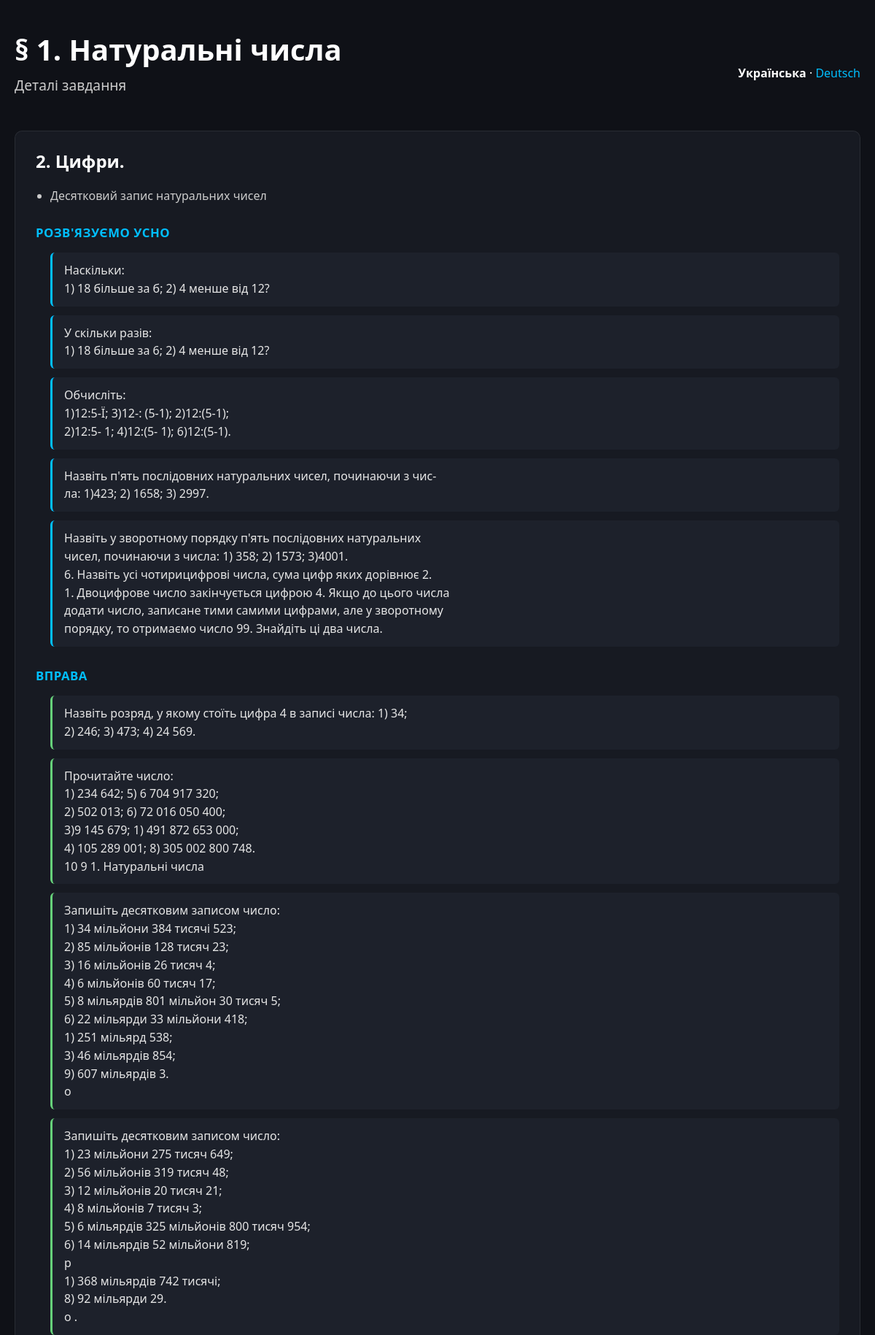
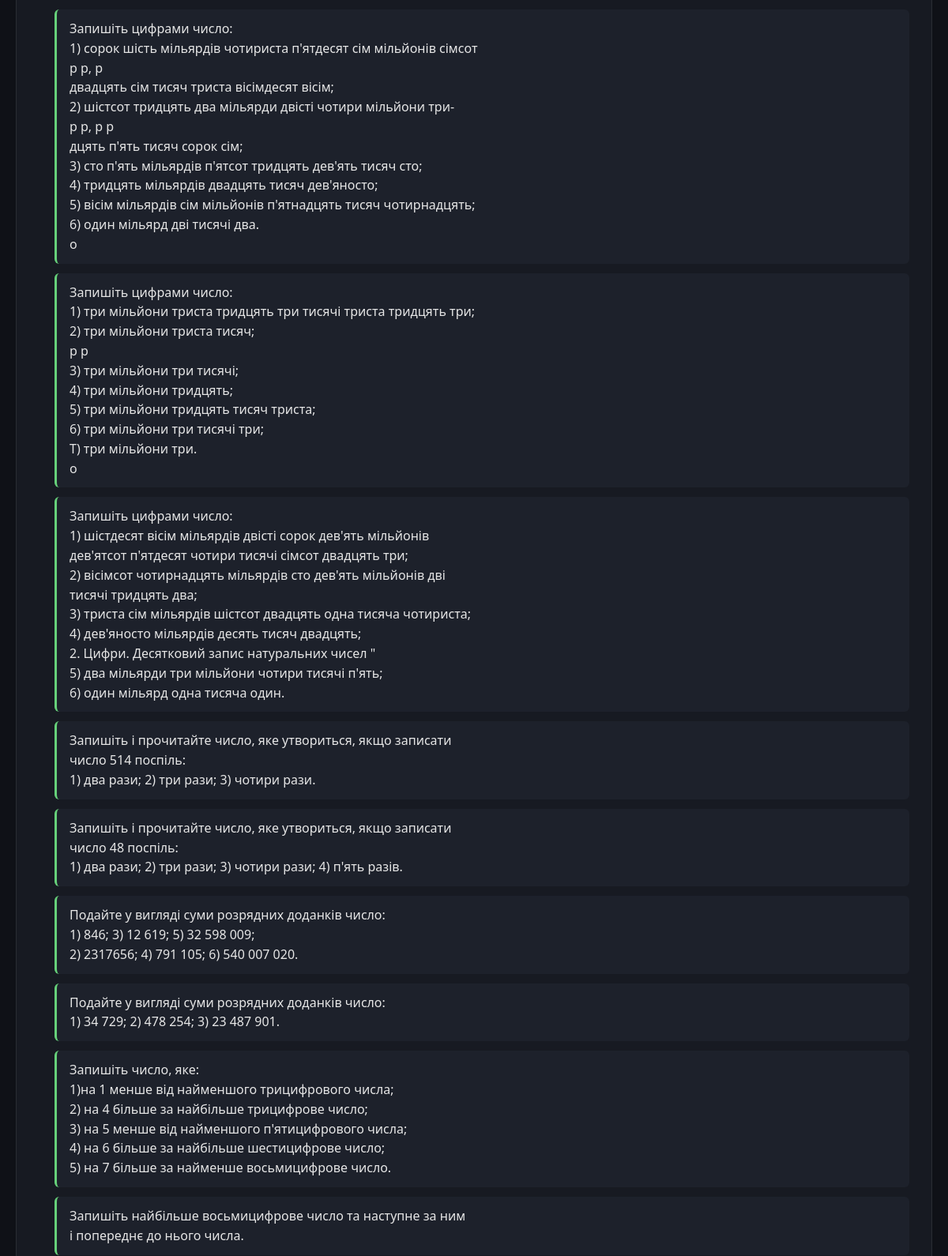
The page /items/118/ (upper part) on the database its author committed (2 pictures, top to bottom).
### education/models.py (models this page shows, shortened)
class Paragraph(models.Model):
    section = models.ForeignKey(Section, on_delete=models.CASCADE)
    number = models.IntegerField()
    name_uk = models.CharField(max_length=200)
    name_de = models.CharField(max_length=200, blank=True, null=True)
    map_x = models.IntegerField(null=True, blank=True)
    map_y = models.IntegerField(null=True, blank=True)
    def get_name(self, lang="uk"):
        return self.name_de if lang == "de" and self.name_de else self.name_uk

class ContentBlock(models.Model):
    BLOCK_TYPE_CHOICES = [
        ("theory", "Теорія"),
        ("self_check", "Самоперевірка (❓)"),
        ("oral_exercise", "Розв'язуємо усно"),
        ("exercise", "Вправа"),
        ("review_exercise", "Вправа для повторення"),
        ("wise_owl", "Задача від Мудрої Сови"),
        ("history_aside", "Коли зроблено уроки"),
    ]
    DIFFICULTY_CHOICES = [
        ("basic", "° початковий"),
        ("standard", "стандартний"),
        ("advanced", "·· високий"),
        ("olympiad", "* гурток/факультатив"),
    ]
    item = models.ForeignKey(Item, on_delete=models.CASCADE, related_name="content_blocks")
    block_type = models.CharField(max_length=20, choices=BLOCK_TYPE_CHOICES)
    order = models.PositiveIntegerField(default=0)
    text = models.TextField()
    difficulty = models.CharField(
        max_length=20, choices=DIFFICULTY_CHOICES, blank=True, null=True
    )
    image_path = models.CharField(max_length=255, blank=True, null=True)
    class Meta:
        ordering = ["item", "order"]

### education/views.py (the view)
# urls.py: path("items/<int:item_id>/", education_views.item_detail, name="item_detail"),
def item_detail(request, item_id):
    lang = _lang(request)
    item = get_object_or_404(Item, pk=item_id)
    paragraph = item.paragraph
    try:
        tp = TheoryPractice.objects.get(item=item)
    except TheoryPractice.DoesNotExist:
        tp = None
    blocks_by_type = {}
    for block in item.content_blocks.all():
        blocks_by_type.setdefault(block.block_type, []).append(block)
    context = _base_context(
        request,
        paragraph=paragraph.get_name(lang),
        paragraph_id=paragraph.id,
        section_id=paragraph.section_id,
        grade_id=paragraph.section.grade_id,
        item={
            "id": item.id,
            "number": item.number,
            "details": item.details_list(lang),
        },
        tp=tp,
        blocks_by_type=blocks_by_type,
        media_url=settings.MEDIA_URL,
        content={"items": "Деталі завдання", "back": "Назад"},
    )
    return render(request, "education/item_detail.html", context)

### education/models.py (called while the page is built)
    def details_list(self, lang='uk'):
        import re
        text = self.content_de if lang == 'de' and self.content_de else self.content
        if not text:
            return []
        text = text.strip()
        lines = [l.strip() for l in text.splitlines() if l.strip()]
        if len(lines) <= 1:
            parts = re.split(r'(?<=[\.\!\?])\s+', text)
            lines = [p.strip() for p in parts if p.strip()]
        return lines

### education/views.py (called while the page is built)
def load_map_data():
    json_path = Path(__file__).resolve().parent / "static" / "education" / "map_data_uk.json"
    if json_path.exists():
        with json_path.open(encoding="utf-8") as f:
            return json.load(f)
    return {"nodes": [], "links": []}

def _lang(request):
    return "de" if request.GET.get("lang") == "de" else "uk"

def _base_context(request, **extra):
    lang = _lang(request)
    context = {
        "lang": lang,
        "current_lang_label": "Українська" if lang == "uk" else "Deutsch",
        "other_lang_label": "Deutsch" if lang == "uk" else "Українська",
        "toggle_query": f"lang={'de' if lang == 'uk' else 'uk'}",
        "map_data": load_map_data(),
        "show_links": True,
    }
    context.update(extra)
    return context

### education/templates/education/item_detail.html (shortened to what this page needs)
<!DOCTYPE html>
<html lang="{{ lang }}">
<head>
    {% load static %}
    <link rel="stylesheet" href="{% static 'education/css/map_ui.css' %}">
</head>
<body>
<div class="page">
    <div class="header">
        <div>
            <h1 class="title">{{ paragraph }}</h1>
            <p class="lead">{{ content.items }}</p>
        </div>
        <div class="lang-switch">
            <strong>{{ current_lang_label }}</strong>
            <span>·</span>
            <a href="?{{ toggle_query }}">{{ other_lang_label }}</a>
        </div>
    </div>
    <div class="node item detail">
        <h2>{{ item.number }}. {{ item.details.0 }}</h2>
        {% if item.details|length > 1 %}
            <ul>
                {% for detail in item.details|slice:"1:" %}
                    <li>{{ detail }}</li>
                {% endfor %}
            </ul>
        {% endif %}
        {% for block_type, blocks in blocks_by_type.items %}
            <h3>{{ blocks.0.get_block_type_display }}</h3>
            <ul class="content-block-list">
                {% for block in blocks %}
                    <li class="content-block content-block--{{ block.block_type }}">
                        <div class="content-block-text">{{ block.text|linebreaksbr }}</div>
                    </li>
                {% endfor %}
            </ul>
        {% empty %}
            <p class="muted">Детальний контент (теорія, вправи) для цього пункту ще не імпортовано.</p>
        {% endfor %}
    </div>
</div>
</body>
</html>

### education/static/education/css/map_ui.css (style rules this page uses)
body { margin: 0; font-family: 'Segoe UI', sans-serif; background-color: #0f1117; color: #fff; }
.page { max-width: 1200px; margin: 0 auto; padding: 40px 20px; }
.header { display: flex; justify-content: space-between; align-items: center; margin-bottom: 30px; flex-wrap: wrap; }
.title { font-size: 2.5rem; margin: 0; color: #fff; }
.lead { margin-top: 8px; font-size: 1.2rem; color: #ccc; }
.lang-switch { font-size: 1rem; margin-top: 10px; }
.lang-switch a { color: #00bfff; text-decoration: none; }
.node.item.detail { background: #171a22; border: 1px solid rgba(255,255,255,0.08); border-radius: 10px; padding: 24px 28px; margin-bottom: 24px; }
.node.item.detail h2 { margin-top: 0; color: #fff; }
.node.item.detail h3 { margin-top: 28px; margin-bottom: 10px; color: #00bfff; font-size: 1.05rem; text-transform: uppercase; letter-spacing: 0.03em; }
.node.item.detail ul { padding-left: 20px; color: #ccc; }
.content-block-list { list-style: none; padding-left: 0; display: flex; flex-direction: column; gap: 12px; }
.content-block { background: #1d212b; border-left: 3px solid #444; border-radius: 6px; padding: 12px 16px; position: relative; }
.content-block-text { color: #e6e6e6; line-height: 1.55; white-space: pre-line; }
.content-block--oral_exercise { border-left-color: #00bfff; }
.content-block--exercise { border-left-color: #66d17a; }

### rows shown on the page
Paragraph: name_uk "§ 1. Натуральні числа"
ContentBlock: block_type "РОЗВ'ЯЗУЄМО УСНО", text "Наскільки: 1) 18 більше за б; 2) 4 менше від 12?"
ContentBlock: text "У скільки разів: 1) 18 більше за 6; 2) 4 менше від 12?"
ContentBlock: text "Обчисліть: 1)12:5-Ї; 3)12-: (5-1); 2)12:(5-1); 2)12:5- 1; 4)12:(5- 1); 6)12:(5-1)."
ContentBlock: text "Назвіть п'ять послідовних натуральних чисел, починаючи з чис- ла: 1)423; 2) 1658; 3) 2997."
ContentBlock: text "Назвіть у зворотному порядку п'ять послідовних натуральних чисел, починаючи з числа: 1) 358; 2) 1573; 3)4001. 6. Назвіть усі чотирицифрові числа, сума цифр яких дорівнює 2. 1. Двоцифрове число закінчується цифрою 4. Якщо до цього числа додати число, записане тими самими цифрами, але у зворотному порядку, то отримаємо число 99. Знайдіть ці два числа."
ContentBlock: block_type "ВПРАВА", text "Назвіть розряд, у якому стоїть цифра 4 в записі числа: 1) 34; 2) 246; 3) 473; 4) 24 569."
ContentBlock: text "Прочитайте число: 1) 234 642; 5) 6 704 917 320; 2) 502 013; 6) 72 016 050 400; 3)9 145 679; 1) 491 872 653 000; 4) 105 289 001; 8) 305 002 800 748. 10 9 1. Натуральні числа"
ContentBlock: text "Запишіть десятковим записом число: 1) 34 мільйони 384 тисячі 523; 2) 85 мільйонів 128 тисяч 23; 3) 16 мільйонів 26 тисяч 4; 4) 6 мільйонів 60 тисяч 17; 5) 8 мільярдів 801 мільйон 30 тисяч 5; 6) 22 мільярди 33 мільйони 418; 1) 251 мільярд 538; 3) 46 мільярдів 854; 9) 607 мільярдів 3. о"
ContentBlock: text "Запишіть десятковим записом число: 1) 23 мільйони 275 тисяч 649; 2) 56 мільйонів 319 тисяч 48; 3) 12 мільйонів 20 тисяч 21; 4) 8 мільйонів 7 тисяч 3; 5) 6 мільярдів 325 мільйонів 800 тисяч 954; 6) 14 мільярдів 52 мільйони 819; р 1) 368 мільярдів 742 тисячі; 8) 92 мільярди 29. о ."
ContentBlock: text "Запишіть цифрами число: 1) сорок шість мільярдів чотириста п'ятдесят сім мільйонів сімсот р р, р двадцять сім тисяч триста вісімдесят вісім; 2) шістсот тридцять два мільярди двісті чотири мільйони три- р р, р р дцять п'ять тисяч сорок сім; 3) сто п'ять мільярдів п'ятсот тридцять дев'ять тисяч сто; 4) тридцять мільярдів двадцять тисяч дев'яносто; 5) вісім мільярдів сім мільйонів п'ятнадцять тисяч чотирнадцять; 6) один мільярд дві тисячі два. о"
ContentBlock: text "Запишіть цифрами число: 1) три мільйони триста тридцять три тисячі триста тридцять три; 2) три мільйони триста тисяч; р р 3) три мільйони три тисячі; 4) три мільйони тридцять; 5) три мільйони тридцять тисяч триста; 6) три мільйони три тисячі три; Т) три мільйони три. о"
ContentBlock: text "Запишіть цифрами число: 1) шістдесят вісім мільярдів двісті сорок дев'ять мільйонів дев'ятсот п'ятдесят чотири тисячі сімсот двадцять три; 2) вісімсот чотирнадцять мільярдів сто дев'ять мільйонів дві тисячі тридцять два; 3) триста сім мільярдів шістсот двадцять одна тисяча чотириста; 4) дев'яносто мільярдів десять тисяч двадцять; 2. Цифри. Десятковий запис натуральних чисел \" 5) два мільярди три мільйони чотири тисячі п'ять; 6) один мільярд одна тисяча один."
ContentBlock: text "Запишіть і прочитайте число, яке утвориться, якщо записати число 514 поспіль: 1) два рази; 2) три рази; 3) чотири рази."
ContentBlock: text "Запишіть і прочитайте число, яке утвориться, якщо записати число 48 поспіль: 1) два рази; 2) три рази; 3) чотири рази; 4) п'ять разів."
ContentBlock: text "Подайте у вигляді суми розрядних доданків число: 1) 846; 3) 12 619; 5) 32 598 009; 2) 2317656; 4) 791 105; 6) 540 007 020."
ContentBlock: text "Подайте у вигляді суми розрядних доданків число: 1) 34 729; 2) 478 254; 3) 23 487 901."
ContentBlock: text "Запишіть число, яке: 1)на 1 менше від найменшого трицифрового числа; 2) на 4 більше за найбільше трицифрове число; 3) на 5 менше від найменшого п'ятицифрового числа; 4) на 6 більше за найбільше шестицифрове число; 5) на 7 більше за найменше восьмицифрове число."
ContentBlock: text "Запишіть найбільше восьмицифрове число та наступне за ним і попереднє до нього числа."

### other values the page prints
{{ content.items }} "Деталі завдання"
{{ current_lang_label }} "Українська"
{{ other_lang_label }} "Deutsch"
{{ item.number }} "2"
{{ item.details.0 }} "Цифри."
{{ detail }} "Десятковий запис натуральних чисел"
